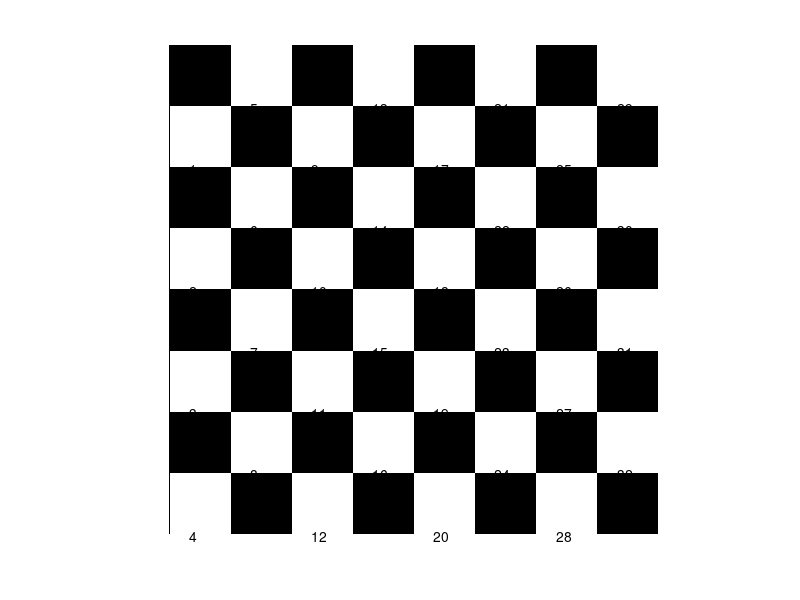
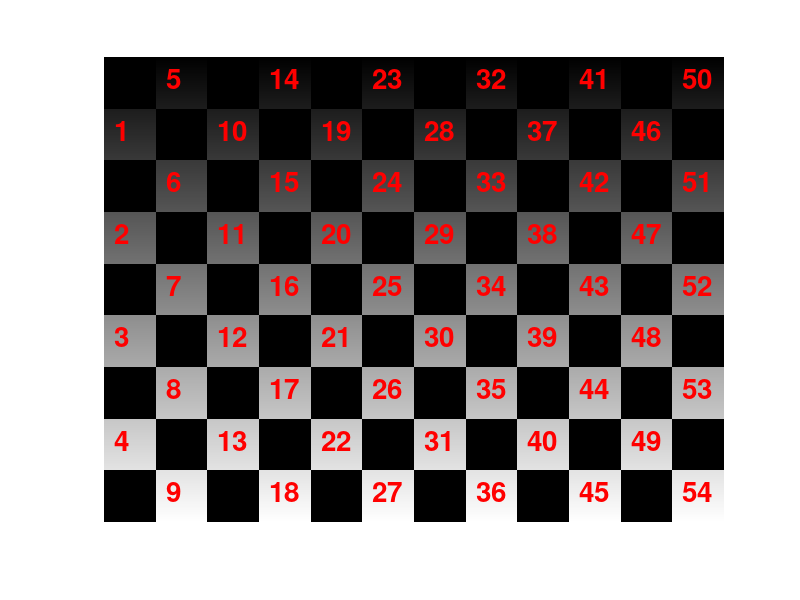

Here is the MATLAB script that generated these plots, in order: (Note: this script raises an error after producing the figures.)
% This function demostrates some miscellenous 

%% Detecting the edge position of each black rectangle
I = checkerboard(20);
Ibw = im2bw(I);
[Ilabel, numlabel] = bwlabel(Ibw,4);
figure, imshow(Ibw);
for i=1:numlabel
    % the upper left index
    ul_idx = find((Ilabel==i),1,'first');
    % Find the exact [x,y] position of each block
    [y,x] = ind2sub( size(Ibw), ul_idx );
    % Text it! [x, y+6] avoid text in black region
    text(x+6,y+20,sprintf('%d',i));
end

%% Use the checker board image to debug
I = checkerboard(100, 6);
Ibw = im2bw(I);
Ibw = Ibw(1:900, 1:1200);
[Ilabel, numlabel] = bwlabel(Ibw,4);
%%figure, imshow(Ibw);
ImgGrad = Ibw.* (((1:900)./900)' * ones(1,1200));
h = figure;
imshow(cat(3,double(ImgGrad),double(ImgGrad),double(ImgGrad)));
for i=1:numlabel
    % the upper left index
    ul_idx = find((Ilabel==i),1,'first');
    % Find the exact [x,y] position of each block
    [y,x] = ind2sub( size(Ibw), ul_idx );
    % Text it! [x, y+6] avoid text in black region
    text(x+20,y+40,sprintf('%d',i), 'Color', [1 0 0], 'FontWeight', 'bold', 'FontSize', 20);
end

%% Do some test on two image as a stereo image
im1 = im2double( imresize(imread('immeganfox.jpg'), 0.3) );
dims = size(im1);
[idxx, idxy] = meshgrid(1:dims(2), 1:dims(1));
intensity = imfilter(im1(:,:,2), fspecial('gaussian'));
figure,
warp( idxx, idxy, intensity, im1 );
xlabel('X'), ylabel('Y'), zlabel('Z');
campos([dims(2)./2, dims(1)./2, 1000]);
camup([0 -1 0]);
camtarget([dims(2)./2, dims(1)./2, 0]);

title('Use rotate tool to see the 3D');

% 30: distance to screen 2.5: distance between eyes
theta = atan(30./2.5);
zdistance = dims(2)./2 .* tan(theta);

%% Try to use profile toolbox
cL = im2double(imread('imcolorchecker.tif'));
cfsrgb2lab = makecform('srgb2lab');
cflab2srgb = makecform('lab2srgb');
profile on
profile viewer
p = profile('info');
profsave(p,'./RESULTS/profile_results')

%% Get input from the computer video, *** only works on Windows ***
vid = videoinput('winvideo',1);
start(vid);
preview(vid);
test_img = getsnapshot(vid);
stop(vid);  
delete(vid);

%% Try the "fisheye" effect

func = @(x)(x.*(((1:x)/x).^2));

Icolor = imread('imsnow.jpg');
Ibw = im2double(Icolor(:,:,2));
h = size(Ibw,1);
w = size(Ibw,2);

X = func(w);
Y = func(h);
Iresult = Ibw(ceil(Y), ceil(X));

imshow(Iresult);

